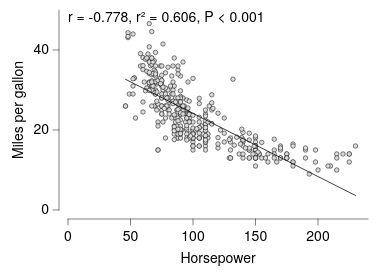

The specification (Vega-Lite) saved for this image:
### Vega-Lite specification from a JSON file in a GitHub repository (floating-point values rounded to 4 significant figures; data arrays with more than 128 entries replaced by an {"elided": "..."} marker saying what was removed)
{"background": null, "config": {"arc": {"fill": "#DBDBDB", "fillOpacity": 1.0, "innerRadius": 25.0, "padAngle": 0.03, "stroke": "black", "strokeOpacity": 1, "strokeWidth": 0.25}, "area": {"fill": "#DBDBDB", "fillOpacity": 1.0, "stroke": "black", "strokeOpacity": 1, "strokeWidth": 0.25}, "axis": {"domain": true, "domainCap": "round", "domainColor": "black", "domainWidth": 0.25, "grid": false, "gridCap": "round", "gridColor": "#F1F1F1", "gridDash": [0, 0], "gridOpacity": 1.0, "gridWidth": 0.25, "labelColor": "black", "labelFont": "Helvetica Neue", "labelFontSize": 7, "labelFontStyle": "normal", "labelFontWeight": 400, "offset": 4.5, "ticks": true, "tickCap": "round", "tickColor": "black", "tickRound": false, "tickSize": 3, "tickWidth": 0.25, "titleColor": "black", "titleFont": "Helvetica Neue", "titleFontSize": 7, "titleFontStyle": "normal", "titleFontWeight": 400}, "axisX": {"domain": true, "labelAlign": "center", "labelAngle": 0, "labels": true, "ticks": true, "translate": 0}, "axisY": {"domain": true, "labelAlign": "right", "labelAngle": 0, "labels": true, "ticks": true, "translate": 0}, "axisRight": {"domain": true, "labelAlign": "left", "labelAngle": 0, "labels": true, "ticks": true, "translate": 0}, "axisTop": {"domain": true, "labelAlign": "center", "labelAngle": 0, "labels": true, "ticks": true, "translate": 0}, "axisBand": {"tickOffset": 0}, "bar": {"fill": "#DBDBDB", "fillOpacity": 1.0, "stroke": "black", "strokeOpacity": 1, "strokeWidth": 0.25}, "boxplot": {"size": 9.0, "ticks": {"cornerRadius": 0.25, "fill": "black", "size": 4.5, "thickness": 0.25}, "box": {"fillOpacity": 1.0, "stroke": "black", "strokeOpacity": 1, "strokeWidth": 0.25}, "median": {"fill": "black", "fillOpacity": 1.0, "size": 9.0, "thickness": 0.25}, "rule": {"fill": "black", "fillOpacity": 1.0, "size": 10.0, "stroke": "black", "strokeDash": [0, 0], "strokeOpacity": 1, "strokeWidth": 0.25}, "outliers": {"color": "black", "fill": "black", "fillOpacity": 1.0, "size": 0, "stroke": "black", "strokeOpacity": 1, "strokeWidth": 0.25}}, "circle": {"fill": "black", "fillOpacity": 1.0, "size": 0.5, "stroke": null, "strokeOpacity": 1, "strokeWidth": 0.25}, "errorband": {"band": {"fillOpacity": 0.6, "stroke": null, "strokeWidth": 0.25, "strokeOpacity": 1}, "borders": {"opacity": 0, "strokeOpacity": 0.25, "strokeWidth": 1}}, "errorbar": {"opacity": 1, "rule": {"strokeDash": [0, 0], "strokeWidth": 0.25}, "ticks": {"color": "black", "cornerRadius": 0.125, "opacity": 1, "size": 6.0, "thickness": 0.25}, "thickness": 0.25}, "font": "Helvetica Neue", "geoshape": {"fill": "#DBDBDB", "fillOpacity": 1.0, "stroke": "black", "strokeOpacity": 1, "strokeWidth": 0.25}, "header": {"labelColor": "black", "labelFont": "Helvetica Neue", "labelFontSize": 7, "labelFontStyle": "normal", "labelFontWeight": 400, "titleColor": "black", "titleFont": "Helvetica Neue", "titleFontSize": 7, "titleFontStyle": "normal", "titleFontWeight": 400, "titlePadding": 0}, "legend": {"disable": false, "offset": 4.5, "gradientLength": 50.0, "gradientThickness": 5.0, "gradientOpacity": 1.0, "gradientStrokeColor": "black", "gradientStrokeWidth": 0.25, "labelColor": "black", "labelFont": "Helvetica Neue", "labelFontSize": 7, "labelFontStyle": "normal", "labelFontWeight": 400, "strokeColor": "black", "strokeWidth": 0, "symbolSize": 42, "symbolStrokeColor": "black", "symbolStrokeWidth": 0.25, "titleColor": "black", "titleFont": "Helvetica Neue", "titleFontSize": 7, "titleFontStyle": "normal", "titleFontWeight": 400}, "line": {"color": "black", "stroke": "black", "strokeCap": "round", "strokeDash": [0, 0], "strokeOpacity": 1, "strokeWidth": 0.375}, "point": {"filled": true, "fill": "#DBDBDB", "fillOpacity": 1.0, "size": 5.0, "stroke": "black", "strokeOpacity": 1, "strokeWidth": 0.25}, "range": {"category": ["#C6D9F1", "#F1C9CB", "#FEF0B9", "#CEE37A", "#7AA8E0", "#E589A3", "#FDDD5D", "#68B961", "#4177B1", "#C35082", "#E5C227", "#438156"], "diverging": {"scheme": ["#C35082", "#CE6D94", "#D989A7", "#E2A4BA", "#EABFCE", "#F1DBE2", "#F6F6F6", "#D7E0EB", "#B9CBE0", "#9BB6D5", "#7DA1C9", "#5F8CBD", "#4177B1"]}, "heatmap": {"scheme": ["#DFE9F7", "#C6D9F1", "#ADC8EC", "#94B8E6", "#7AA8E0", "#6097DA", "#4D87CA", "#4177B1", "#386898", "#2F597F", "#264A69", "#1D3A58"]}, "ordinal": {"scheme": ["#F1F1F1", "#DBDBDB", "#C6C6C6", "#B2B2B2", "#9D9D9D", "#898989", "#767676", "#636363", "#515151", "#404040", "#2F2F2F", "#1F1F1F"]}, "ramp": {"scheme": ["#DFE9F7", "#C6D9F1", "#ADC8EC", "#94B8E6", "#7AA8E0", "#6097DA", "#4D87CA", "#4177B1", "#386898", "#2F597F", "#264A69", "#1D3A58"]}}, "rule": {"color": "black", "stroke": "black", "strokeCap": "round", "strokeDash": [2, 2], "strokeOpacity": 1, "strokeWidth": 0.25}, "scale": {"bandPaddingInner": 0.1, "bandPaddingOuter": 0.1, "round": false}, "rect": {"fill": "#DBDBDB", "fillOpacity": 1.0, "stroke": "black", "strokeOpacity": 1, "strokeWidth": 0.25}, "square": {"fill": "#DBDBDB", "fillOpacity": 1.0, "size": 10.0, "stroke": "black", "strokeOpacity": 1, "strokeWidth": 0.25}, "text": {"color": "black", "font": "Helvetica Neue", "fontSize": 7, "fontStyle": "normal", "fontWeight": 400}, "title": {"anchor": "middle", "frame": "group", "color": "black", "font": "Helvetica Neue", "fontSize": 7, "fontStyle": "normal", "fontWeight": 400, "subtitleColor": "black", "subtitleFont": "Helvetica Neue", "subtitleFontSize": "Helvetica Neue", "subtitleFontStyle": "normal", "subtitleFontWeight": 400}, "view": {"continuousWidth": 150, "continuousHeight": 100, "discreteWidth": 150, "discreteHeight": 100, "fill": null, "stroke": null, "strokeWidth": 0.25}}, "layer": [{"data": {"name": "data-7285c4e2e195e5a75737a34913199f5f"}, "mark": {"type": "point"}, "encoding": {"x": {"field": "Horsepower", "type": "quantitative"}, "y": {"field": "Miles_per_Gallon", "title": "Miles per gallon", "type": "quantitative"}}}, {"layer": [{"data": {"name": "data-e5e41d7cdc7704607649085c2c14cc40"}, "mark": {"type": "line"}, "encoding": {"x": {"field": "Horsepower", "type": "quantitative"}, "y": {"field": "Miles_per_Gallon", "type": "quantitative"}}}, {"data": {"values": [{"__dysonsphere__": 1}]}, "mark": {"type": "text", "align": "left", "angle": 0, "baseline": "top", "dx": 0, "dy": 0, "fontSize": 7, "opacity": 1.0}, "encoding": {"text": {"value": "r = -0.778, r² = 0.606, P < 0.001"}, "x": {"value": 0}, "y": {"value": 0}}}], "name": "__dysonsphere_289b330e0455c514_15"}], "$schema": "https://vega.github.io/schema/vega-lite/v6.4.1.json", "datasets": {"data-7285c4e2e195e5a75737a34913199f5f": {"elided": "392 records"}, "data-e5e41d7cdc7704607649085c2c14cc40": [{"Horsepower": 46.0, "Miles_per_Gallon": 32.68, "__dysonsphere__": 1}, {"Horsepower": 230.0, "Miles_per_Gallon": 3.632, "__dysonsphere__": 1}]}}
